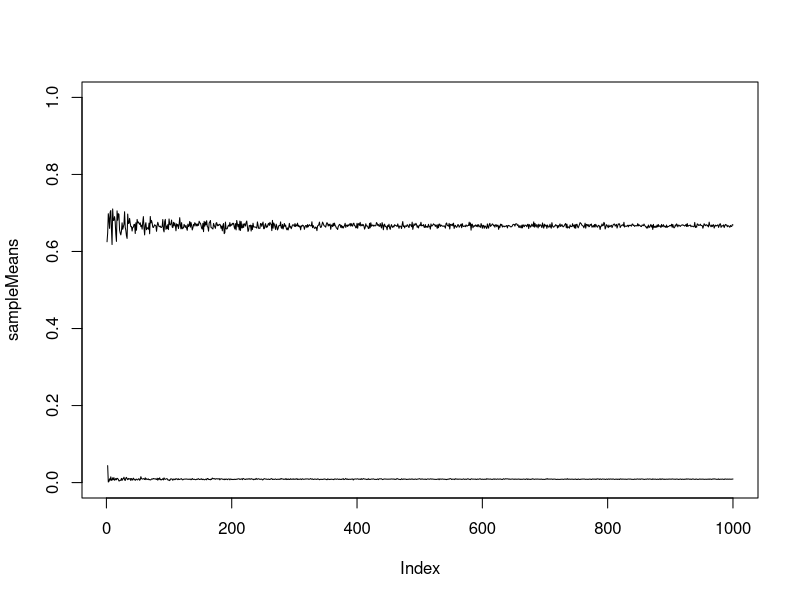

This figure's R source:
# Problem 1
# Let y1..yn | theta ~ Bern(theta), and assume that you have obtained a sample 
# with s=14 successes in n=20 trials. Assume a Beta(alfa_0, beta_0) prior for 
# theta and let alfa_0 = beta_0 = 2.

n = 20
s = 14
f = n-s
alfa_0 = beta_0 = 2

# a)
# Draw random numbers from the posterior theta | y ~ Beta(alfa_0 + s, beta_0 + f),
# where y = (y_1, ... , y_n) and verify graphically that the Monte Carlo (MC) 
# estimates of the posterior mean and standard deviation converges to the true 
# values as the number of random draws grows large.

# Posterior parameters
alfa_p = alfa_0 + s
beta_p = beta_0 + f

# Posterior mean and variance
postMean = alfa_p / (alfa_p + beta_p)
postVar = (alfa_p * beta_p)/((alfa_p + beta_p)^2 * (alfa_p + beta_p + 1))

numSamples = 1000
post = rbeta(numSamples, alfa_p, beta_p)

sampleMeans = seq(1, numSamples)
sampleVars = seq(1, numSamples)
for (i in 1:numSamples) {
  sample = rbeta(i, alfa_p, beta_p)
  sampleMeans[i] = sum(sample)/i
  sampleVars[i] = var(sample)
}


plot(sampleMeans, type="l", ylim=c(0, 1))
lines(sampleVars)



